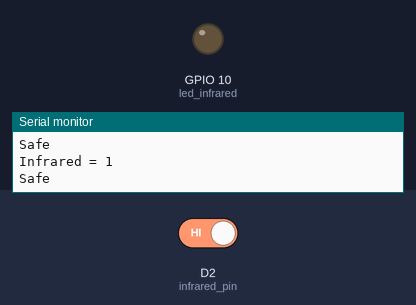
Simulated run of this sketch. Board: ESP8266 (NodeMCU). Parts: output pins drawn as LEDs (lit = HIGH), the last lines printed to the serial monitor. The test bench sets the inputs (shaded band); at power-on: D2 (infrared_pin) HIGH.

Above: at 2.8 s.
2.9 s: D2 (infrared_pin) driven LOW
At 4.2 s:
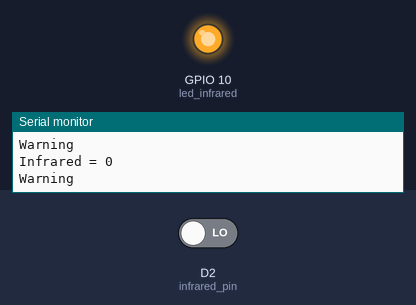
4.5 s: D2 (infrared_pin) driven HIGH
At 5.7 s:
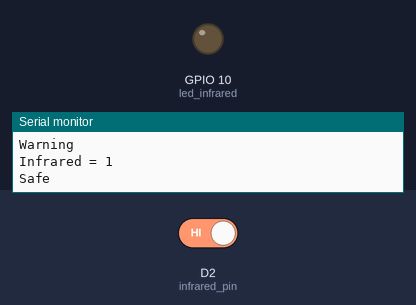
Timing chart, 0 to 7.5 s (numbered marks = the images above; inputs shaded):
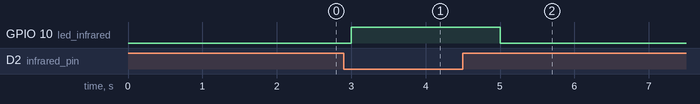

The sketch:

test_infrared_sensor.ino
```cpp
#define infrared_pin D2
#define led_infrared 10
void setup() {


  pinMode(infrared_pin, INPUT);

  pinMode(led_infrared, OUTPUT);
  Serial.begin(9600);

}

void loop() {
  int state = digitalRead(infrared_pin);

  Serial.print("Infrared = ");
  Serial.println(state);

  if(state == 0){
    digitalWrite(led_infrared, HIGH);
    Serial.println("Warning");
  }

  else{
    digitalWrite(led_infrared, LOW);
    Serial.println("Safe");
  }
  delay(1000);
}
```

Measured:
- after the input at 2.9 s, GPIO 10 (led_infrared): LOW → HIGH after 0.10 s
- after the input at 4.5 s, GPIO 10 (led_infrared): HIGH → LOW after 0.50 s
